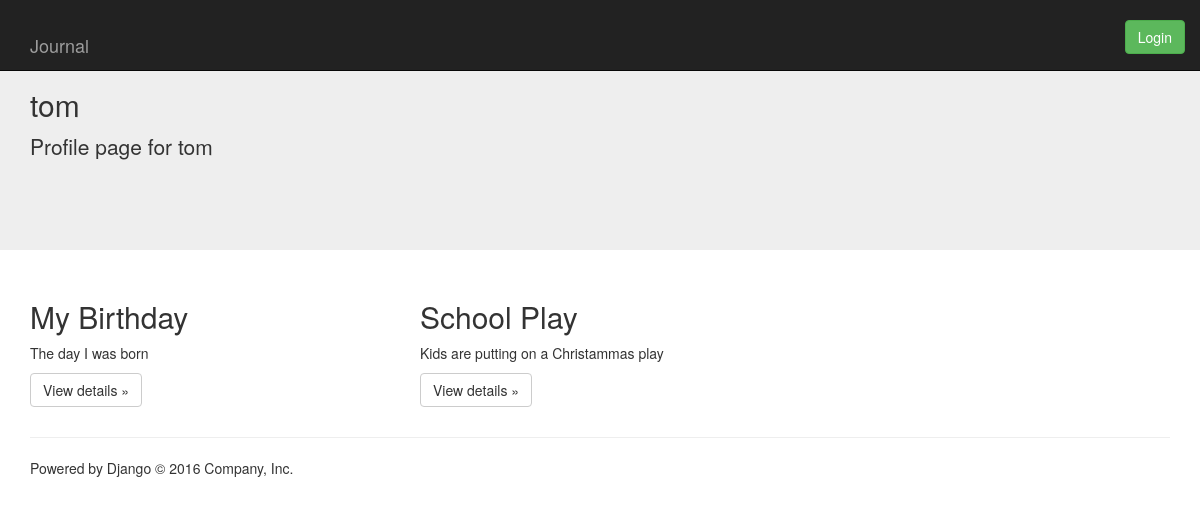
The app's page /user/tom/ with its own data.
### main_app/models.py (models this page shows, shortened)
class Event(models.Model):
    user = models.ForeignKey(User)
    title = models.CharField(max_length=64)
    description = models.CharField(max_length=64)
    eventdate = models.DateField(blank=True, null=True)
    rating = models.DecimalField(max_digits=10, decimal_places=3)
    image = models.ImageField(upload_to='uploads')

### main_app/views.py (the view)
# urls.py: url(r'^user/(\w+)/$', views.user_profile, name='user_profile'),
def user_profile(request, username):
    user = User.objects.get(username=username)
    entry = Event.objects.filter(user=user)
    return render(request, 'profile.html', {
            'username' : username,
            'entry' : entry}
            )

### main_app/templates/profile.html (shortened to what this page needs)
{% extends 'header.html' %}
{% load staticfiles %}
{% block content %}
<div class="jumbotron">
  <div class="container">
    <h2>{{ username }}</h2>
    <p>Profile page for {{ username }}</p>
    <hr>
  </div>
</div>
<div class="container">
 <div class="row">
  {% for entry in entry %}
   <div class="col-md-4">
     <h2>{{ entry.title }}</h2>
     <p>{{ entry.description }}</p>
     <p><a class="btn btn-default" href="/{{ entry.id }}/" role="button">View details &raquo;</a></p>
   </div>
   {% endfor %}
</div>
{% endblock %}

### records on screen
Event: title "My Birthday", description "The day I was born"
Event: title "School Play", description "Kids are putting on a Christammas play"

### other values on screen
{{ username }} "tom"
